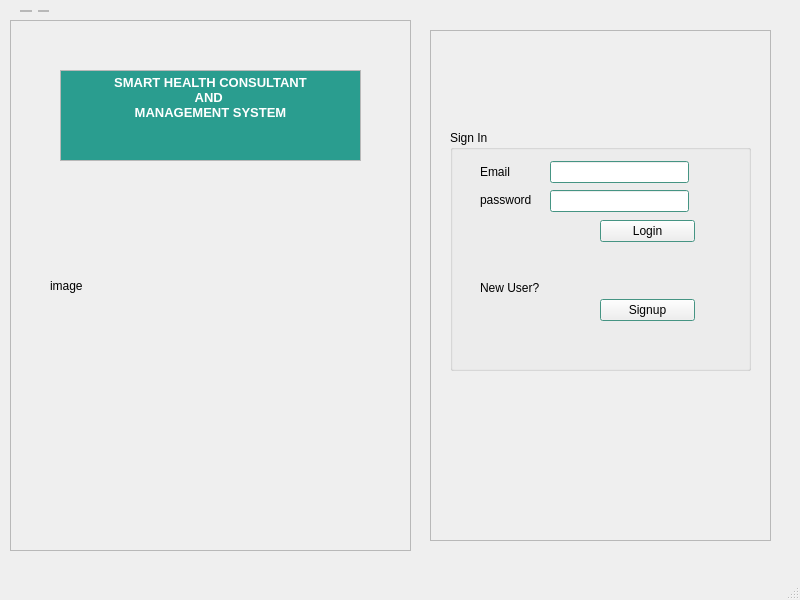
<?xml version="1.0" encoding="UTF-8"?>
<ui version="4.0">
 <class>MainWindow</class>
 <widget class="QMainWindow" name="MainWindow">
  <property name="geometry">
   <rect>
    <x>0</x>
    <y>0</y>
    <width>800</width>
    <height>600</height>
   </rect>
  </property>
  <property name="windowTitle">
   <string>Welcome</string>
  </property>
  <widget class="QWidget" name="centralwidget">
   <widget class="QFrame" name="frame_3">
    <property name="geometry">
     <rect>
      <x>10</x>
      <y>20</y>
      <width>401</width>
      <height>531</height>
     </rect>
    </property>
    <property name="frameShape">
     <enum>QFrame::StyledPanel</enum>
    </property>
    <property name="frameShadow">
     <enum>QFrame::Raised</enum>
    </property>
    <widget class="QLabel" name="image">
     <property name="geometry">
      <rect>
       <x>40</x>
       <y>140</y>
       <width>341</width>
       <height>251</height>
      </rect>
     </property>
     <property name="text">
      <string>image</string>
     </property>
    </widget>
    <widget class="QTextBrowser" name="textBrowser">
     <property name="geometry">
      <rect>
       <x>50</x>
       <y>50</y>
       <width>301</width>
       <height>91</height>
      </rect>
     </property>
     <property name="html">
      <string>&lt;!DOCTYPE HTML PUBLIC &quot;-//W3C//DTD HTML 4.0//EN&quot; &quot;http://www.w3.org/TR/REC-html40/strict.dtd&quot;&gt;
&lt;html&gt;&lt;head&gt;&lt;meta name=&quot;qrichtext&quot; content=&quot;1&quot; /&gt;&lt;style type=&quot;text/css&quot;&gt;
p, li { white-space: pre-wrap; }
&lt;/style&gt;&lt;/head&gt;&lt;body style=&quot; font-family:'MS Shell Dlg 2'; font-size:7.8pt; font-weight:400; font-style:normal;&quot; bgcolor=&quot;#2a9d8f&quot;&gt;
&lt;p align=&quot;center&quot; style=&quot; margin-top:0px; margin-bottom:0px; margin-left:0px; margin-right:0px; -qt-block-indent:0; text-indent:0px;&quot;&gt;&lt;span style=&quot; font-size:10pt; font-weight:600; color:#ffffff;&quot;&gt; SMART HEALTH CONSULTANT &lt;/span&gt;&lt;/p&gt;
&lt;p align=&quot;center&quot; style=&quot; margin-top:0px; margin-bottom:0px; margin-left:0px; margin-right:0px; -qt-block-indent:0; text-indent:0px;&quot;&gt;&lt;span style=&quot; font-size:10pt; font-weight:600; color:#ffffff;&quot;&gt;AND &lt;/span&gt;&lt;/p&gt;
&lt;p align=&quot;center&quot; style=&quot; margin-top:0px; margin-bottom:0px; margin-left:0px; margin-right:0px; -qt-block-indent:0; text-indent:0px;&quot;&gt;&lt;span style=&quot; font-size:10pt; font-weight:600; color:#ffffff;&quot;&gt;MANAGEMENT SYSTEM&lt;/span&gt;&lt;/p&gt;&lt;/body&gt;&lt;/html&gt;</string>
     </property>
    </widget>
   </widget>
   <widget class="QFrame" name="frame_4">
    <property name="geometry">
     <rect>
      <x>430</x>
      <y>30</y>
      <width>341</width>
      <height>511</height>
     </rect>
    </property>
    <property name="frameShape">
     <enum>QFrame::StyledPanel</enum>
    </property>
    <property name="frameShadow">
     <enum>QFrame::Raised</enum>
    </property>
    <widget class="QGroupBox" name="groupBox">
     <property name="geometry">
      <rect>
       <x>20</x>
       <y>100</y>
       <width>301</width>
       <height>241</height>
      </rect>
     </property>
     <property name="palette">
      <palette>
       <active>
        <colorrole role="Base">
         <brush brushstyle="SolidPattern">
          <color alpha="255">
           <red>255</red>
           <green>255</green>
           <blue>255</blue>
          </color>
         </brush>
        </colorrole>
        <colorrole role="Window">
         <brush brushstyle="SolidPattern">
          <color alpha="255">
           <red>96</red>
           <green>207</green>
           <blue>183</blue>
          </color>
         </brush>
        </colorrole>
       </active>
       <inactive>
        <colorrole role="Base">
         <brush brushstyle="SolidPattern">
          <color alpha="255">
           <red>255</red>
           <green>255</green>
           <blue>255</blue>
          </color>
         </brush>
        </colorrole>
        <colorrole role="Window">
         <brush brushstyle="SolidPattern">
          <color alpha="255">
           <red>96</red>
           <green>207</green>
           <blue>183</blue>
          </color>
         </brush>
        </colorrole>
       </inactive>
       <disabled>
        <colorrole role="Base">
         <brush brushstyle="SolidPattern">
          <color alpha="255">
           <red>96</red>
           <green>207</green>
           <blue>183</blue>
          </color>
         </brush>
        </colorrole>
        <colorrole role="Window">
         <brush brushstyle="SolidPattern">
          <color alpha="255">
           <red>96</red>
           <green>207</green>
           <blue>183</blue>
          </color>
         </brush>
        </colorrole>
       </disabled>
      </palette>
     </property>
     <property name="title">
      <string>Sign In</string>
     </property>
     <widget class="QLabel" name="label_4">
      <property name="geometry">
       <rect>
        <x>30</x>
        <y>150</y>
        <width>61</width>
        <height>16</height>
       </rect>
      </property>
      <property name="text">
       <string>New User?</string>
      </property>
     </widget>
     <widget class="QWidget" name="layoutWidget">
      <property name="geometry">
       <rect>
        <x>30</x>
        <y>30</y>
        <width>57</width>
        <height>51</height>
       </rect>
      </property>
      <layout class="QVBoxLayout" name="verticalLayout_2">
       <item>
        <widget class="QLabel" name="label">
         <property name="text">
          <string>Email</string>
         </property>
        </widget>
       </item>
       <item>
        <widget class="QLabel" name="label_2">
         <property name="text">
          <string>password</string>
         </property>
        </widget>
       </item>
      </layout>
     </widget>
     <widget class="QWidget" name="layoutWidget">
      <property name="geometry">
       <rect>
        <x>100</x>
        <y>30</y>
        <width>139</width>
        <height>53</height>
       </rect>
      </property>
      <layout class="QVBoxLayout" name="verticalLayout">
       <item>
        <widget class="QLineEdit" name="email"/>
       </item>
       <item>
        <widget class="QLineEdit" name="password">
         <property name="echoMode">
          <enum>QLineEdit::Password</enum>
         </property>
        </widget>
       </item>
      </layout>
     </widget>
     <widget class="QWidget" name="layoutWidget">
      <property name="geometry">
       <rect>
        <x>150</x>
        <y>90</y>
        <width>95</width>
        <height>101</height>
       </rect>
      </property>
      <layout class="QVBoxLayout" name="verticalLayout_3">
       <item>
        <widget class="QPushButton" name="login">
         <property name="text">
          <string>Login</string>
         </property>
        </widget>
       </item>
       <item>
        <spacer name="verticalSpacer_2">
         <property name="orientation">
          <enum>Qt::Vertical</enum>
         </property>
         <property name="sizeHint" stdset="0">
          <size>
           <width>20</width>
           <height>40</height>
          </size>
         </property>
        </spacer>
       </item>
       <item>
        <widget class="QPushButton" name="signup">
         <property name="text">
          <string>Signup</string>
         </property>
        </widget>
       </item>
      </layout>
     </widget>
    </widget>
   </widget>
   <widget class="QWidget" name="layoutWidget">
    <property name="geometry">
     <rect>
      <x>20</x>
      <y>10</y>
      <width>29</width>
      <height>2</height>
     </rect>
    </property>
    <layout class="QHBoxLayout" name="horizontalLayout">
     <item>
      <widget class="QFrame" name="frame">
       <property name="frameShape">
        <enum>QFrame::StyledPanel</enum>
       </property>
       <property name="frameShadow">
        <enum>QFrame::Raised</enum>
       </property>
      </widget>
     </item>
     <item>
      <widget class="QFrame" name="frame_2">
       <property name="frameShape">
        <enum>QFrame::StyledPanel</enum>
       </property>
       <property name="frameShadow">
        <enum>QFrame::Raised</enum>
       </property>
      </widget>
     </item>
    </layout>
   </widget>
  </widget>
  <widget class="QStatusBar" name="statusbar"/>
 </widget>
 <resources/>
 <connections/>
</ui>
